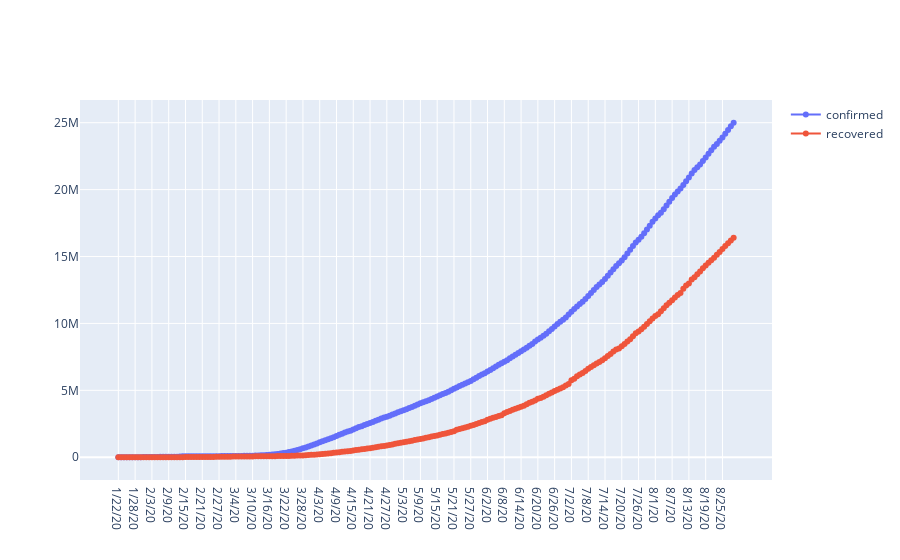

Notebook source saved alongside this figure:
### Code cell
import plotly.express as px
import plotly.graph_objects as go
from data import global_df

#fig = px.line(global_df(), x="date", y=["confirmed","recovered", "death"])

#fig.show()
df = global_df()
fig = go.Figure()
fig.add_trace (go.Scatter(x=df["date"], y=df["confirmed"], mode="lines+markers", name="confirmed"))
fig.add_trace (go.Scatter(x=df["date"], y=df["recovered"], mode="lines+markers", name="recovered"))
fig

### Figure 1 — Plotly figure (JSON) as saved in the notebook; plotly's stock layout.template omitted (floating-point values rounded to 4 significant figures; data arrays with more than 128 entries replaced by an {"elided": "..."} marker saying what was removed)
{"data": [{"mode": "lines+markers", "name": "confirmed", "type": "scatter", "x": {"elided": "221 str values"}, "y": {"elided": "221 int values"}}, {"mode": "lines+markers", "name": "recovered", "type": "scatter", "x": {"elided": "221 str values"}, "y": {"elided": "221 int values"}}], "layout": {}}
